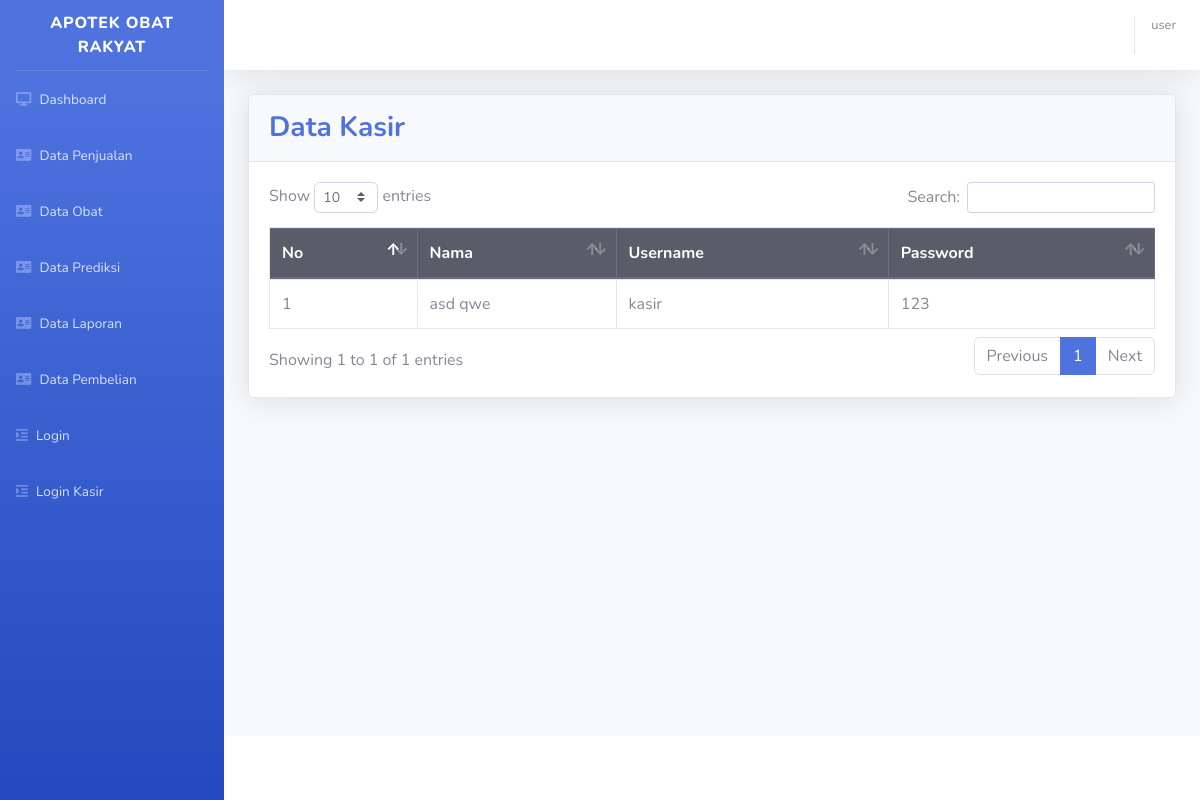
The page /datakasir.php on the database its author committed.
### tables this page shows
CREATE TABLE `kasir` (
  `id_kasir` int(11) NOT NULL,
  `nama` varchar(100) NOT NULL,
  `username` varchar(100) NOT NULL,
  `password` varchar(100) NOT NULL
);

### fungsi.php (called while the page is built, shortened)
<?php
$servername = "localhost";
$database = "apotek-apk";
$username = "root";
$password = "";
$conn = mysqli_connect($servername, $username, $password, $database);
function tampil($table)
{
    global $conn;
    $result = mysqli_query($conn, "SELECT * FROM $table");
    return $result;
}
?>

### datakasir.php (the view, shortened to what this page needs)
<?php
include 'header.php';
?>
<div class="container-fluid">
  <div class="card shadow mb-4">
    <div class="card-header py-3">
      <h3 class="m-0 font-weight-bold text-primary">
        Data Kasir
      </h3>
    </div>
    <div class="card-body">
      <div class="table-responsive">
        <table class="table table-bordered" id="dataTable" width="100%" cellspacing="0">
        <thead class="thead-dark">
            <tr>
              <th>No</th>
              <th>Nama</th>
              <th>Username</th>
              <th>Password</th>
            </tr>
          </thead>
          <tbody>
            <?php $no = 1;
            $row = tampil("kasir");
            while ($data = mysqli_fetch_assoc($row)) : ?>
              <tr >
                <td><?= $no; ?></td>
                <td><?= $data["nama"]; ?></td>
                <td><?= $data["username"]; ?></td>
                <td><?= $data["password"]; ?></td>
              </tr>
              <?php $no++; ?>
            <?php endwhile; ?>
          </tbody>
        </table>
      </div>
    </div>
  </div>
</div>
</div>
<?php include 'footer.php'; ?>

### rows shown on the page
kasir: nama "asd qwe", username "kasir", password "123"

### other values the page prints
$nama "user"
